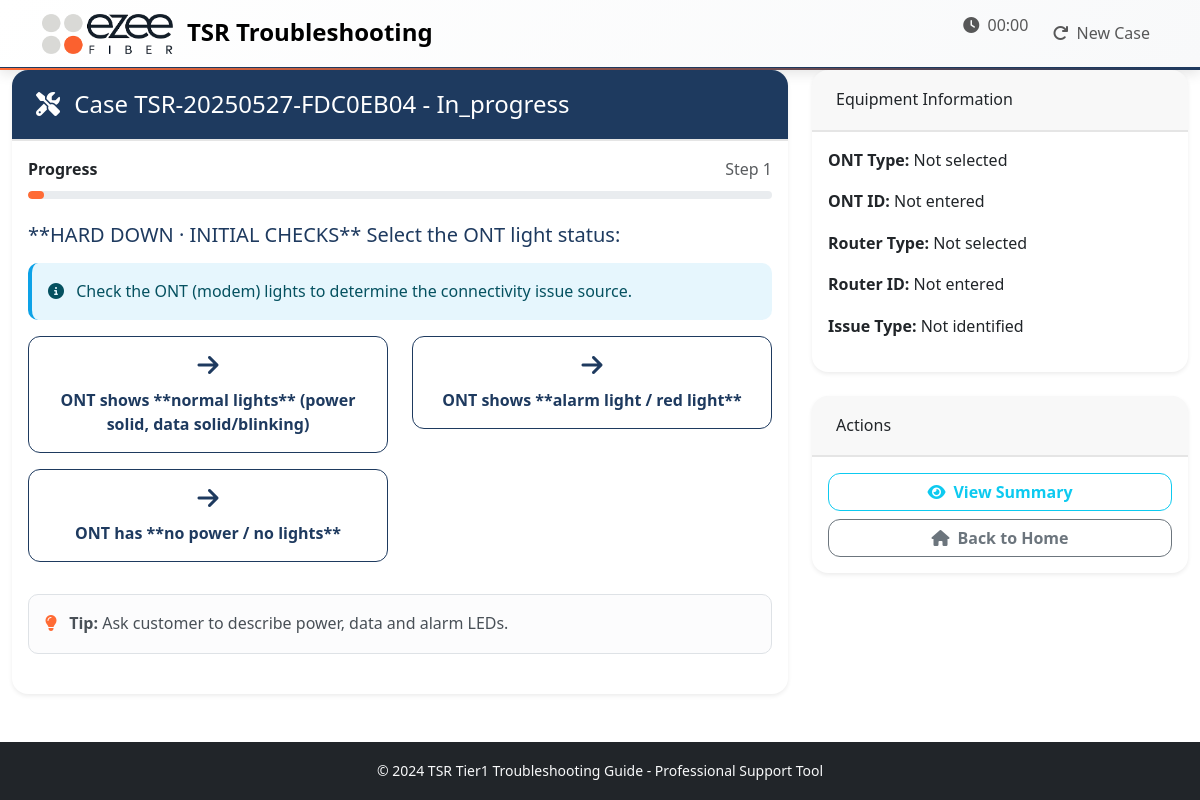
The page /troubleshoot on the database as committed earlier.
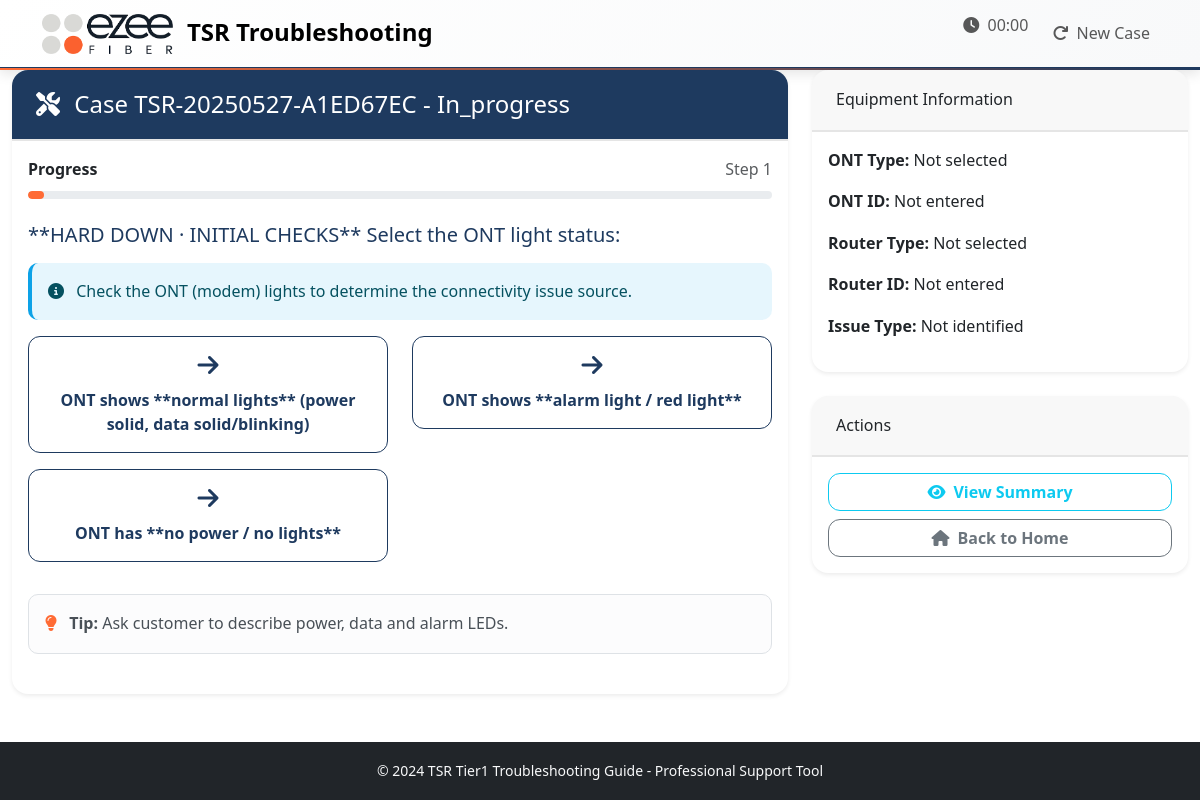
The same page on the database as committed later.
### models.py (models this page shows, shortened)
class TroubleshootingCase(db.Model):
    id = db.Column(db.Integer, primary_key=True)
    session_id = db.Column(db.String(100), nullable=False)
    case_number = db.Column(db.String(50), unique=True, nullable=False)
    customer_info = db.Column(db.Text)  # JSON string
    ont_type = db.Column(db.String(50))
    ont_id = db.Column(db.String(50))  # ONT identifier (flexible format)
    router_type = db.Column(db.String(50))
    router_id = db.Column(db.String(50))  # Router identifier (flexible format)
    issue_type = db.Column(db.String(100))
    resolution = db.Column(db.String(200))
    status = db.Column(db.String(20), default='in_progress')  # in_progress, resolved, escalated, unresolved
    created_at = db.Column(db.DateTime, default=datetime.utcnow)
    completed_at = db.Column(db.DateTime)
    start_time = db.Column(db.Float)  # timestamp
    end_time = db.Column(db.Float)  # timestamp

### routes.py (the view)
@app.route('/troubleshoot')
def troubleshoot():
    recent_case = TroubleshootingCase.query.filter_by(status='in_progress').order_by(TroubleshootingCase.created_at.desc()).first()
    if not recent_case:
        return redirect(url_for('index'))
    session['case_id'] = recent_case.id
    case_id = recent_case.id
    case = TroubleshootingCase.query.get_or_404(case_id)
    current_step_id = session.get('current_step', 'START')
    step_history = session.get('step_history', [])
    current_step = TROUBLESHOOTING_STEPS.get(current_step_id, {})
    total_possible_steps = len(TROUBLESHOOTING_STEPS)
    current_progress = min(len(step_history) + 1, total_possible_steps)
    progress_percentage = (current_progress / total_possible_steps) * 100
    return render_template('troubleshoot_final.html',
                         case=case,
                         current_step=current_step,
                         current_step_id=current_step_id,
                         step_history=step_history,
                         progress_percentage=progress_percentage,
                         step_number=len(step_history) + 1)

### templates/troubleshoot_final.html (shortened to what this page needs)
{% extends "base.html" %}
{% block content %}
<div class="container-fluid">
    <div class="row">
        <div class="col-lg-8">
            <div class="card shadow-sm">
                <div class="card-header bg-primary text-white">
                    <h4 class="mb-0">
                        <i class="fas fa-tools me-2"></i>
                        Case {{ case.case_number }} - {{ case.status|title }}
                    </h4>
                </div>
                <div class="card-body">
                    <div class="mb-4">
                        <div class="d-flex justify-content-between align-items-center mb-2">
                            <span class="fw-bold">Progress</span>
                            <span class="text-muted">Step {{ step_number }}</span>
                        </div>
                        <div class="progress" style="height: 8px;">
                            <div class="progress-bar" role="progressbar"
                                 style="width: {{ progress_percentage }}%"></div>
                        </div>
                    </div>
                    <div class="mb-4">
                        {% if current_step and current_step.question %}
                            <h5 class="text-primary mb-3">{{ current_step.question }}</h5>
                            {% if current_step.description %}
                            <div class="alert alert-info">
                                <i class="fas fa-info-circle me-2"></i>
                                {{ current_step.description }}
                            </div>
                            {% endif %}
                            <form method="POST" action="{{ url_for('next_step') }}">
                                {% if current_step.options %}
                                <div class="row">
                                    {% for option, next_step in current_step.options.items() %}
                                    <div class="col-md-6 mb-3">
                                        <button type="submit" name="next_step" value="{{ next_step }}"
                                                class="btn btn-outline-primary w-100 p-3"
                                                onclick="document.querySelector('input[name=action_taken]').value='{{ option }}'">
                                            <div class="mb-2">
                                                <i class="fas fa-arrow-right text-primary" style="font-size: 24px;"></i>
                                            </div>
                                            <div>
                                                <strong>{{ option }}</strong>
                                            </div>
                                        </button>
                                    </div>
                                    {% endfor %}
                                </div>
                                {% endif %}
                            </form>
                            {% if current_step.help_text %}
                            <div class="alert alert-light border mt-3">
                                <i class="fas fa-lightbulb me-2 text-warning"></i>
                                <strong>Tip:</strong> {{ current_step.help_text }}
                            </div>
                            {% endif %}
                        {% else %}
                            <div class="alert alert-warning">
                                <h5>Troubleshooting Step Ready</h5>
                                <p>Current Step: {{ current_step_id }}</p>
                                <a href="{{ url_for('index') }}" class="btn btn-primary">Start New Case</a>
                            </div>
                        {% endif %}
                    </div>
                </div>
            </div>
        </div>
        <div class="col-lg-4">
            <div class="card shadow-sm mb-4">
                <div class="card-header">
                    <h6 class="mb-0">Equipment Information</h6>
                </div>
                <div class="card-body">
                    <p><strong>ONT Type:</strong> {{ case.ont_type or 'Not selected' }}</p>
                    <p><strong>ONT ID:</strong> {{ case.ont_id or 'Not entered' }}</p>
                    <p><strong>Router Type:</strong> {{ case.router_type or 'Not selected' }}</p>
                    <p><strong>Router ID:</strong> {{ case.router_id or 'Not entered' }}</p>
                    <p><strong>Issue Type:</strong> {{ case.issue_type or 'Not identified' }}</p>
                </div>
            </div>
            <div class="card shadow-sm">
                <div class="card-header">
                    <h6 class="mb-0">Actions</h6>
                </div>
                <div class="card-body">
                    <div class="d-grid gap-2">
                        <a href="{{ url_for('case_summary', case_id=case.id) }}" class="btn btn-outline-info w-100">
                            <i class="fas fa-eye me-2"></i>View Summary
                        </a>
                        <a href="{{ url_for('index') }}" class="btn btn-outline-secondary w-100">
                            <i class="fas fa-home me-2"></i>Back to Home
                        </a>
                    </div>
                </div>
            </div>
        </div>
    </div>
</div>
{% endblock %}

### templates/base.html (shortened to what this page needs)
<!DOCTYPE html>
<html lang="en">
<head>
    <link href="https://cdn.jsdelivr.net/npm/bootstrap@5.3.0/dist/css/bootstrap.min.css" rel="stylesheet">
    <link rel="stylesheet" href="https://cdnjs.cloudflare.com/ajax/libs/font-awesome/6.4.0/css/all.min.css">
    <link rel="stylesheet" href="{{ url_for('static', filename='css/custom.css') }}">
    <link rel="stylesheet" href="{{ url_for('static', filename='css/ezee-theme.css') }}">
</head>
<body>
    <nav class="navbar navbar-expand-lg">
        <div class="container">
            <a class="navbar-brand" href="{{ url_for('index') }}">
                <img src="{{ url_for('static', filename='images/ezee-logo.png') }}" alt="Ezee Fiber" class="me-2">
                TSR Troubleshooting
            </a>
            <div class="navbar-nav ms-auto">
                {% if session.case_id %}
                <div class="nav-item">
                    <span class="navbar-text me-3">
                        <i class="fas fa-clock me-1"></i>
                        <span id="case-timer">00:00</span>
                    </span>
                </div>
                <div class="nav-item">
                    <a class="nav-link" href="{{ url_for('restart_case') }}">
                        <i class="fas fa-redo me-1"></i>
                        New Case
                    </a>
                </div>
                {% endif %}
            </div>
        </div>
    </nav>
    <main class="flex-grow-1">
        {% block content %}{% endblock %}
    </main>
    <footer class="bg-dark text-light py-3 mt-5">
        <div class="container text-center">
            <small>&copy; 2024 TSR Tier1 Troubleshooting Guide - Professional Support Tool</small>
        </div>
    </footer>
</body>
</html>

### static/css/custom.css (style rules this page uses)
:root { --primary-color: 0 84% 60%; --success-color: 142 71% 45%; --info-color: 199 89% 48%; --warning-color: 45 100% 51%; --danger-color: 354 70% 54%; }
body { font-family: 'Segoe UI', Tahoma, Geneva, Verdana, sans-serif; line-height: 1.6; }
.card { border: none; box-shadow: 0 2px 8px rgba(0, 0, 0, 0.1); border-radius: 12px; transition: transform 0.2s ease, box-shadow 0.2s ease; }
.card-header { border-radius: 12px 12px 0 0 !important; border-bottom: none; padding: 1.25rem 1.5rem; }
.progress { border-radius: 10px; background-color: var(--bs-gray-200); }
.progress-bar { border-radius: 10px; transition: width 0.6s ease; }
.alert { border: none; border-radius: 10px; border-left: 4px solid; }
.alert-info { border-left-color: hsl(var(--info-color)); background-color: hsl(var(--info-color) / 0.1); }
.btn { border-radius: 8px; font-weight: 500; transition: all 0.2s ease; }
.navbar-brand { font-weight: 600; font-size: 1.5rem; }

### static/css/ezee-theme.css (style rules this page uses)
:root { --ezee-navy: #1e3a5f; --ezee-orange: #ff6b35; --ezee-light-grey: #e5e5e5; --ezee-dark-grey: #6c757d; --ezee-white: #ffffff; }
.bg-primary { background-color: var(--ezee-navy) !important; }
.btn-outline-primary { color: var(--ezee-navy); border-color: var(--ezee-navy); }
.text-primary { color: var(--ezee-navy) !important; }
.progress-bar { background-color: var(--ezee-orange); }
.navbar-brand img { height: 40px; width: auto; }
.navbar { background: linear-gradient(135deg, var(--ezee-white) 0%, #f8f9fa 100%) !important; border-bottom: 3px solid var(--ezee-navy); box-shadow: 0 4px 12px rgba(0,0,0,0.1); position: relative; }
.navbar::after { content: ''; position: absolute; bottom: -3px; left: 0; right: 0; height: 2px; background: linear-gradient(90deg, var(--ezee-orange) 0%, var(--ezee-navy) 100%); }
.card { border: none; border-radius: 16px; box-shadow: 0 8px 25px rgba(0, 0, 0, 0.1); transition: all 0.3s ease; }
.card-header { border-radius: 16px 16px 0 0 !important; border-bottom: 2px solid var(--ezee-light-grey); }
.btn { border-radius: 12px; font-weight: 600; transition: all 0.3s cubic-bezier(0.4, 0, 0.2, 1); position: relative; overflow: hidden; }
.text-warning { color: var(--ezee-orange) !important; }

Rows that differ between the two databases and show on the page:
no longer on this page (row unchanged): TroubleshootingCase: case_number "TSR-20250527-FDC0EB04", status "In_progress", ont_type "Not selected", router_type "Not selected", issue_type "Not identified"
added TroubleshootingCase: case_number "TSR-20250527-A1ED67EC", status "In_progress", ont_type "Not selected", router_type "Not selected", issue_type "Not identified"
